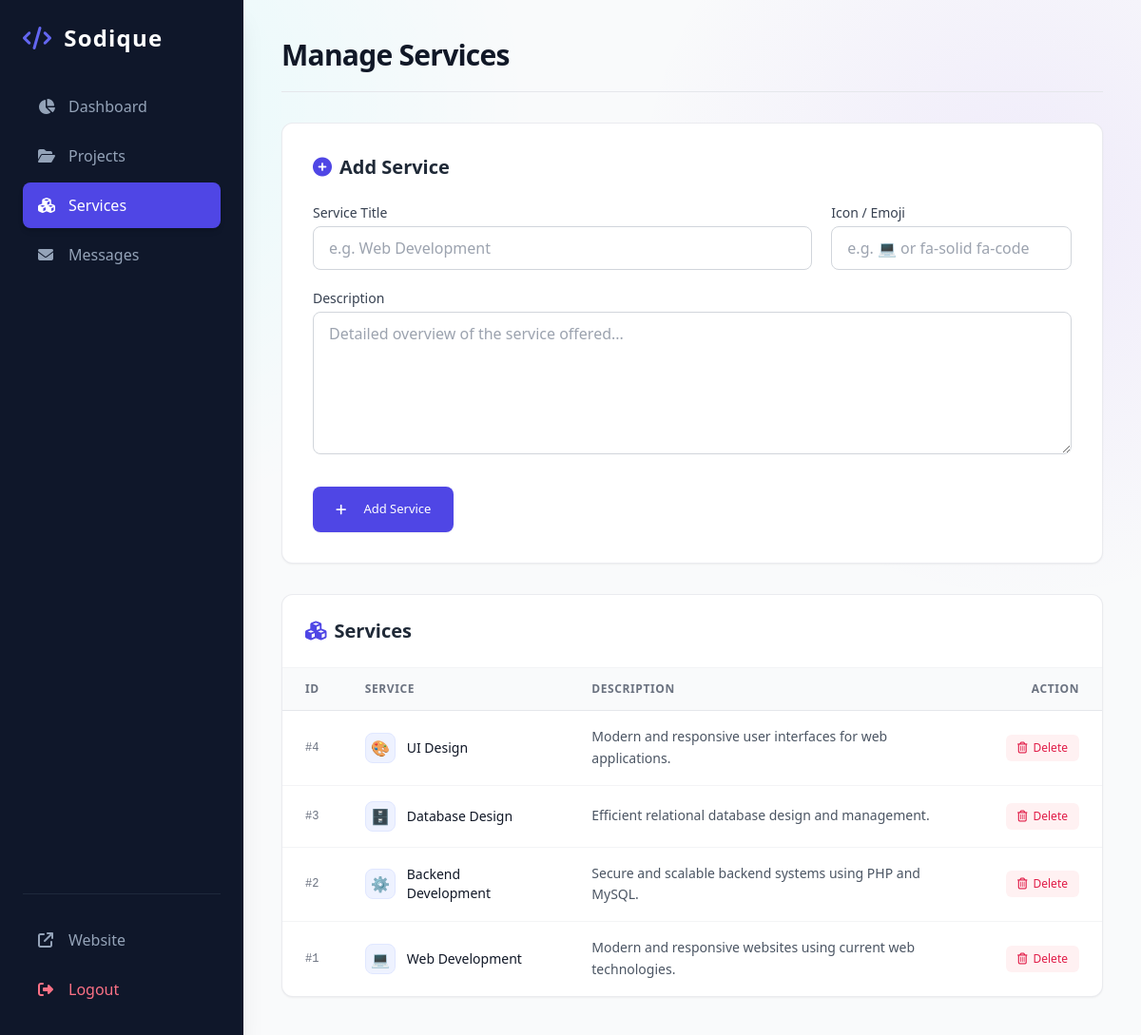
Screenshot of /admin/services.php (signed in) with the database file from the repository.
### tables this page shows
CREATE TABLE services (
    id INT AUTO_INCREMENT PRIMARY KEY,
    title VARCHAR(150) NOT NULL,
    description TEXT NOT NULL,
    icon VARCHAR(100),
    created_at TIMESTAMP DEFAULT CURRENT_TIMESTAMP
);

### admin/services.php (the view, shortened to what this page needs)
<?php
include "../config/database.php";
$result = $conn->query(
    "SELECT * FROM services ORDER BY id DESC"
);
?>
<!DOCTYPE html>
<html lang="en">
<head>
    <script src="https://cdn.tailwindcss.com"></script>
    <link rel="stylesheet" href="https://cdnjs.cloudflare.com/ajax/libs/font-awesome/6.4.0/css/all.min.css">
    <link rel="stylesheet"
          href="../css/style.css">
</head>
<body class="admin-page bg-gray-50 text-gray-800 font-sans antialiased">
<div class="admin-layout min-h-screen flex flex-col md:flex-row">
    <aside class="sidebar w-full md:w-64 bg-slate-900 text-slate-300 flex-shrink-0 p-6 flex flex-col justify-between shadow-xl">
        <div>
            <div class="admin-logo text-2xl font-bold text-white tracking-wider mb-8 flex items-center space-x-3">
                <i class="fa-solid fa-code text-indigo-500"></i>
                <span>Sodique</span>
            </div>
            <nav class="space-y-1">
                <a href="index.php" class="flex items-center space-x-3 px-4 py-3 rounded-lg text-slate-400 hover:bg-slate-800 hover:text-white transition-colors duration-200">
                    <i class="fa-solid fa-chart-pie w-5"></i>
                    <span class="font-medium">Dashboard</span>
                </a>
                <a href="projects.php" class="flex items-center space-x-3 px-4 py-3 rounded-lg text-slate-400 hover:bg-slate-800 hover:text-white transition-colors duration-200">
                    <i class="fa-solid fa-folder-open w-5"></i>
                    <span class="font-medium">Projects</span>
                </a>
                <a href="services.php" class="flex items-center space-x-3 px-4 py-3 rounded-lg bg-indigo-600 text-white shadow-md transition-colors duration-200">
                    <i class="fa-solid fa-cubes w-5"></i>
                    <span class="font-medium">Services</span>
                </a>
                <a href="messages.php" class="flex items-center space-x-3 px-4 py-3 rounded-lg text-slate-400 hover:bg-slate-800 hover:text-white transition-colors duration-200">
                    <i class="fa-solid fa-envelope w-5"></i>
                    <span class="font-medium">Messages</span>
                </a>
            </nav>
        </div>
        <div class="pt-6 border-t border-slate-800 space-y-1">
            <a href="../index.php" target="_blank" class="flex items-center space-x-3 px-4 py-3 rounded-lg text-slate-400 hover:bg-slate-800 hover:text-white transition-colors duration-200">
                <i class="fa-solid fa-arrow-up-right-from-square w-5"></i>
                <span class="font-medium">Website</span>
            </a>
            <a href="../logout.php" class="flex items-center space-x-3 px-4 py-3 rounded-lg text-rose-400 hover:bg-rose-500/10 hover:text-rose-300 transition-colors duration-200">
                <i class="fa-solid fa-right-from-bracket w-5"></i>
                <span class="font-medium">Logout</span>
            </a>
        </div>
    </aside>
    <main class="admin-content flex-1 p-6 md:p-10 space-y-8 max-w-7xl mx-auto w-full">
        <header class="flex items-center justify-between border-b border-gray-200 pb-5">
            <h1 class="text-3xl font-bold text-gray-900 tracking-tight">Manage Services</h1>
        </header>
        <div class="admin-form bg-white rounded-xl shadow-sm border border-gray-200/80 p-6 md:p-8">
            <h2 class="text-xl font-semibold text-gray-800 mb-6 flex items-center space-x-2">
                <i class="fa-solid fa-plus-circle text-indigo-600"></i>
                <span>Add Service</span>
            </h2>
            <form method="POST" class="space-y-5">
                <div class="grid grid-cols-1 md:grid-cols-3 gap-5">
                    <div class="md:col-span-2">
                        <label class="block text-sm font-medium text-gray-700 mb-1">Service Title</label>
                        <input
                            type="text"
                            name="title"
                            placeholder="e.g. Web Development"
                            required
                            class="w-full px-4 py-2.5 rounded-lg border border-gray-300 focus:ring-2 focus:ring-indigo-500 focus:border-indigo-500 outline-none transition-all placeholder:text-gray-400"
                        >
                    </div>
                    <div>
                        <label class="block text-sm font-medium text-gray-700 mb-1">Icon / Emoji</label>
                        <input
                            type="text"
                            name="icon"
                            placeholder="e.g. 💻 or fa-solid fa-code"
                            class="w-full px-4 py-2.5 rounded-lg border border-gray-300 focus:ring-2 focus:ring-indigo-500 focus:border-indigo-500 outline-none transition-all placeholder:text-gray-400"
                        >
                    </div>
                </div>
                <div>
                    <label class="block text-sm font-medium text-gray-700 mb-1">Description</label>
                    <textarea
                        name="description"
                        placeholder="Detailed overview of the service offered..."
                        required
                        rows="4"
                        class="w-full px-4 py-2.5 rounded-lg border border-gray-300 focus:ring-2 focus:ring-indigo-500 focus:border-indigo-500 outline-none transition-all placeholder:text-gray-400"
                    ></textarea>
                </div>
                <div class="pt-2">
                    <button class="btn bg-indigo-600 hover:bg-indigo-700 text-white font-medium px-6 py-2.5 rounded-lg shadow-sm hover:shadow transition-all duration-200 flex items-center space-x-2">
                        <i class="fa-solid fa-plus"></i>
                        <span>Add Service</span>
                    </button>
                </div>
            </form>
        </div>
        <div class="admin-table bg-white rounded-xl shadow-sm border border-gray-200/80 overflow-hidden">
            <div class="p-6 border-b border-gray-100">
                <h2 class="text-xl font-semibold text-gray-800 flex items-center space-x-2">
                    <i class="fa-solid fa-cubes text-indigo-600"></i>
                    <span>Services</span>
                </h2>
            </div>
            <div class="overflow-x-auto">
                <table class="w-full text-left border-collapse">
                    <thead>
                        <tr class="bg-gray-50 border-b border-gray-200 text-xs font-semibold uppercase tracking-wider text-gray-500">
                            <th class="py-3.5 px-6">ID</th>
                            <th class="py-3.5 px-6">Service</th>
                            <th class="py-3.5 px-6">Description</th>
                            <th class="py-3.5 px-6 text-right">Action</th>
                        </tr>
                    </thead>
                    <tbody class="divide-y divide-gray-100 text-sm">
                        <?php while ($service = $result->fetch_assoc()): ?>
                            <tr class="hover:bg-slate-50/80 transition-colors">
                                <td class="py-4 px-6 text-gray-500 font-mono text-xs">
                                    #<?= $service['id'] ?>
                                </td>
                                <td class="py-4 px-6 font-medium text-gray-900 min-w-[200px]">
                                    <div class="flex items-center space-x-3">
                                        <?php if (!empty($service['icon'])): ?>
                                            <span class="w-8 h-8 rounded-lg bg-indigo-50 text-indigo-600 flex items-center justify-center text-base shrink-0 border border-indigo-100">
                                                <?php if (str_starts_with(trim($service['icon']), 'fa-')): ?>
                                                    <i class="<?= htmlspecialchars($service['icon']) ?>"></i>
                                                <?php else: ?>
                                                    <?= htmlspecialchars($service['icon']) ?>
                                                <?php endif; ?>
                                            </span>
                                        <?php endif; ?>
                                        <span><?= htmlspecialchars($service['title']) ?></span>
                                    </div>
                                </td>
                                <td class="py-4 px-6 text-gray-600 max-w-md leading-relaxed">
                                    <?= htmlspecialchars($service['description']) ?>
                                </td>
                                <td class="py-4 px-6 text-right">
                                    <a
                                        href="?delete=<?= $service['id'] ?>"
                                        class="delete-btn inline-flex items-center space-x-1.5 text-rose-600 hover:text-rose-800 bg-rose-50 hover:bg-rose-100 px-3 py-1.5 rounded-md transition-colors text-xs font-medium"
                                        onclick="return confirm('Delete this service?')"
                                    >
                                        <i class="fa-regular fa-trash-can"></i>
                                        <span>Delete</span>
                                    </a>
                                </td>
                            </tr>
                        <?php endwhile; ?>
                    </tbody>
                </table>
            </div>
        </div>
    </main>
</div>
</body>
</html>

### css/style.css (style rules this page uses)
:root { color-scheme: dark; --primary: #00f5ff; --primary-dark: #00b8c4; --primary-glow: rgba(0, 245, 255, 0.18); --secondary: #7c3aed; --accent: #00ff88; --pink: #ec4899; --bg: #030611; --bg-soft: #070b18; --bg-card: rgba(12, 18, 35, 0.72); --surface: #0b1224; --surface-light: #111a31; --text: #f8fafc; --text-soft: #cbd5e1; --muted: #94a3b8; --muted-dark: #64748b; --border: rgba(255, 255, 255, 0.08); --border-primary: rgba(0, 245, 255, 0.18); --shadow: 0 20px 60px rgba(0, 0, 0, 0.35); --glow: 0 0 35px var(--primary-glow); --radius-sm: 8px; --radius: 14px; --radius-lg: 22px; --container-max: 1200px; --header-height: 82px; --transition-fast: 0.2s ease; --transition: 0.3s cubic-bezier(0.16, 1, 0.3, 1); }
*, *::before, *::after { margin: 0; padding: 0; box-sizing: border-box; }
html { scroll-behavior: smooth; }
body { min-height: 100vh; background-color: var(--bg); background-image: radial-gradient(circle at 10% 10%, rgba(0, 245, 255, 0.07), transparent 30%), radial-gradient(circle at 90% 20%, rgba(124, 58, 237, 0.08), transparent 30%); color: var(--text); font-family: "Inter", system-ui, -apple-system, sans-serif; line-height: 1.6; overflow-x: hidden; }
a { color: inherit; text-decoration: none; }
button, input, textarea, select { font: inherit; color: inherit; }
.btn { display: inline-flex; align-items: center; justify-content: center; gap: 10px; min-height: 48px; padding: 0 22px; border-radius: var(--radius-sm); font-size: 13px; font-weight: 700; transition: var(--transition-fast); cursor: pointer; }
form { width: 100%; }
label { display: block; margin-bottom: 7px; color: var(--text-soft); font-size: 12px; font-weight: 600; }
input, textarea, select { width: 100%; padding: 13px 15px; color: #fff; background: rgba(255, 255, 255, 0.035); border: 1px solid rgba(255, 255, 255, 0.09); border-radius: 9px; outline: none; transition: var(--transition-fast); }
input::placeholder, textarea::placeholder { color: #475569; }
textarea { min-height: 150px; resize: vertical; }

### rows the page displays
services: id "4", icon "🎨", title "UI Design", description "Modern and responsive user interfaces for web applications."
services: id "3", icon "🗄️", title "Database Design", description "Efficient relational database design and management."
services: id "2", icon "⚙️", title "Backend Development", description "Secure and scalable backend systems using PHP and MySQL."
services: id "1", icon "💻", title "Web Development", description "Modern and responsive websites using current web technologies."
